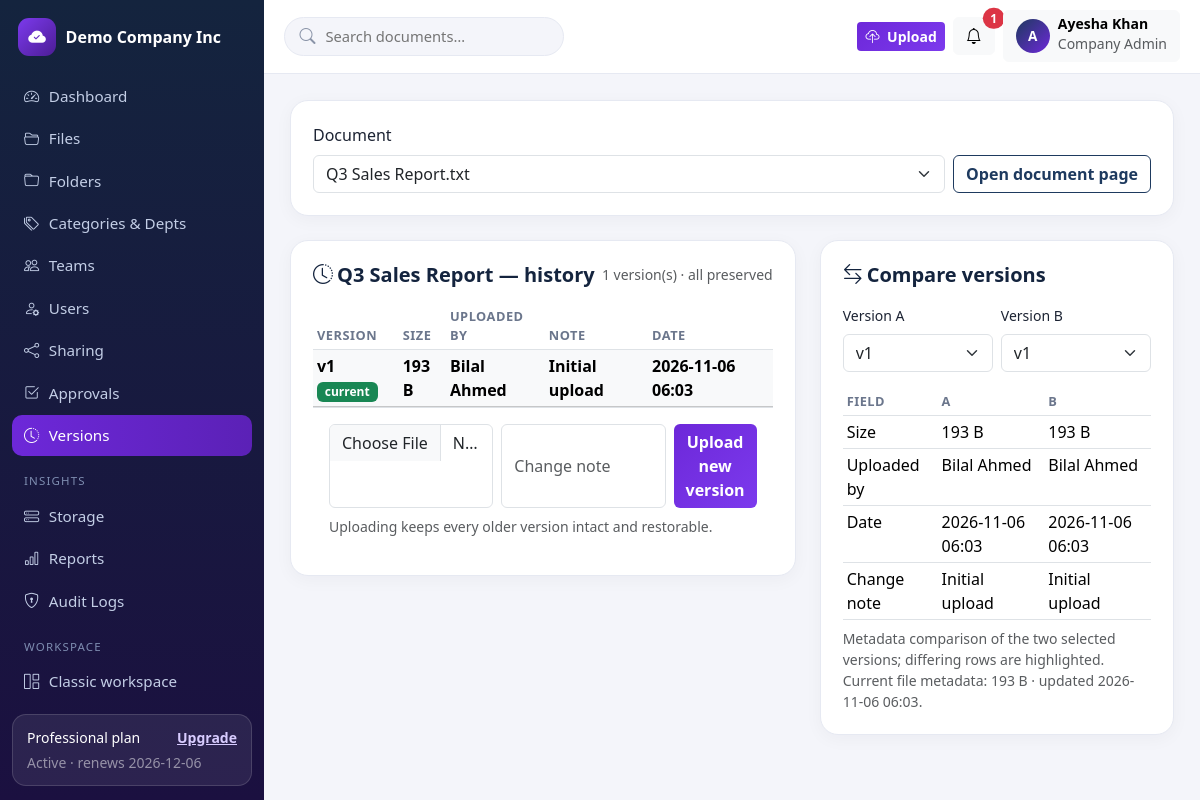
The app's page /admin/versions (signed in) with its own data.
### tables this page shows
CREATE TABLE tenants (
    id INT UNSIGNED AUTO_INCREMENT PRIMARY KEY,
    name VARCHAR(160) NOT NULL,
    slug VARCHAR(180) NOT NULL UNIQUE,
    email VARCHAR(190) NOT NULL,
    logo VARCHAR(255) NULL,
    brand_color VARCHAR(9) NOT NULL DEFAULT '#1e3a5f',
    status ENUM('active','suspended') NOT NULL DEFAULT 'active',
    created_at TIMESTAMP NOT NULL DEFAULT CURRENT_TIMESTAMP,
    updated_at TIMESTAMP NOT NULL DEFAULT CURRENT_TIMESTAMP ON UPDATE CURRENT_TIMESTAMP,
    INDEX idx_tenants_status (status)
);

CREATE TABLE subscriptions (
    id INT UNSIGNED AUTO_INCREMENT PRIMARY KEY,
    tenant_id INT UNSIGNED NOT NULL,
    plan_id INT UNSIGNED NOT NULL,
    billing_cycle ENUM('monthly','yearly') NOT NULL DEFAULT 'monthly',
    status ENUM('trialing','active','past_due','cancelled','expired') NOT NULL DEFAULT 'trialing',
    trial_ends_at TIMESTAMP NULL,
    current_period_start TIMESTAMP NULL,
    current_period_end TIMESTAMP NULL,
    cancelled_at TIMESTAMP NULL,
    created_at TIMESTAMP NOT NULL DEFAULT CURRENT_TIMESTAMP,
    updated_at TIMESTAMP NOT NULL DEFAULT CURRENT_TIMESTAMP ON UPDATE CURRENT_TIMESTAMP,
    INDEX idx_sub_tenant (tenant_id),
    INDEX idx_sub_status (status),
    CONSTRAINT fk_sub_tenant FOREIGN KEY (tenant_id) REFERENCES tenants(id) ON DELETE CASCADE,
    CONSTRAINT fk_sub_plan FOREIGN KEY (plan_id) REFERENCES subscription_plans(id)
);

CREATE TABLE subscription_plans (
    id INT UNSIGNED AUTO_INCREMENT PRIMARY KEY,
    name VARCHAR(60) NOT NULL,
    slug VARCHAR(60) NOT NULL UNIQUE,
    price_monthly DECIMAL(10,2) NOT NULL DEFAULT 0,
    price_yearly DECIMAL(10,2) NOT NULL DEFAULT 0,
    storage_mb INT NOT NULL DEFAULT 100,        
    max_users INT NOT NULL DEFAULT 3,           
    max_file_mb INT NOT NULL DEFAULT 10,        
    max_teams INT NOT NULL DEFAULT 1,           
    version_history INT NOT NULL DEFAULT 3,
    features VARCHAR(500) NULL,
    is_active TINYINT(1) NOT NULL DEFAULT 1,
    created_at TIMESTAMP NOT NULL DEFAULT CURRENT_TIMESTAMP,
    updated_at TIMESTAMP NOT NULL DEFAULT CURRENT_TIMESTAMP ON UPDATE CURRENT_TIMESTAMP
);

CREATE TABLE users (
    id INT UNSIGNED AUTO_INCREMENT PRIMARY KEY,
    tenant_id INT UNSIGNED NULL,
    name VARCHAR(120) NOT NULL,
    email VARCHAR(190) NOT NULL UNIQUE,
    password_hash VARCHAR(255) NOT NULL,
    role VARCHAR(40) NOT NULL DEFAULT 'member',
    status ENUM('pending','active','disabled') NOT NULL DEFAULT 'pending',
    email_verified_at TIMESTAMP NULL,
    email_verification_token VARCHAR(64) NULL,
    last_login_at TIMESTAMP NULL,
    created_at TIMESTAMP NOT NULL DEFAULT CURRENT_TIMESTAMP,
    updated_at TIMESTAMP NOT NULL DEFAULT CURRENT_TIMESTAMP ON UPDATE CURRENT_TIMESTAMP,
    INDEX idx_users_tenant (tenant_id),
    INDEX idx_users_role (role),
    CONSTRAINT fk_users_tenant FOREIGN KEY (tenant_id) REFERENCES tenants(id) ON DELETE CASCADE
);

CREATE TABLE documents (
    id INT UNSIGNED AUTO_INCREMENT PRIMARY KEY,
    tenant_id INT UNSIGNED NOT NULL,
    folder_id INT UNSIGNED NULL,
    category_id INT UNSIGNED NULL,
    department_id INT UNSIGNED NULL,
    owner_id INT UNSIGNED NOT NULL,
    name VARCHAR(200) NOT NULL,
    description TEXT NULL,
    stored_name VARCHAR(80) NOT NULL,           
    original_name VARCHAR(255) NOT NULL,
    extension VARCHAR(12) NOT NULL,
    mime_type VARCHAR(120) NOT NULL,
    size_bytes BIGINT UNSIGNED NOT NULL DEFAULT 0,
    status ENUM('active','archived') NOT NULL DEFAULT 'active',
    expires_at DATE NULL,                        
    download_count INT UNSIGNED NOT NULL DEFAULT 0,
    deleted_at TIMESTAMP NULL,                   
    created_at TIMESTAMP NOT NULL DEFAULT CURRENT_TIMESTAMP,
    updated_at TIMESTAMP NOT NULL DEFAULT CURRENT_TIMESTAMP ON UPDATE CURRENT_TIMESTAMP,
    INDEX idx_docs_tenant_folder (tenant_id, folder_id),
    INDEX idx_docs_tenant_cat (tenant_id, category_id),
    INDEX idx_docs_name (name),
    FULLTEXT INDEX ft_docs (name, description),
    CONSTRAINT fk_docs_tenant FOREIGN KEY (tenant_id) REFERENCES tenants(id) ON DELETE CASCADE,
    CONSTRAINT fk_docs_folder FOREIGN KEY (folder_id) REFERENCES folders(id) ON DELETE SET NULL,
    CONSTRAINT fk_docs_category FOREIGN KEY (category_id) REFERENCES categories(id) ON DELETE SET NULL,
    CONSTRAINT fk_docs_department FOREIGN KEY (department_id) REFERENCES departments(id) ON DELETE SET NULL,
    CONSTRAINT fk_docs_owner FOREIGN KEY (owner_id) REFERENCES users(id) ON DELETE CASCADE
);

CREATE TABLE document_versions (
    id INT UNSIGNED AUTO_INCREMENT PRIMARY KEY,
    tenant_id INT UNSIGNED NOT NULL,
    document_id INT UNSIGNED NOT NULL,
    version_number INT NOT NULL,
    stored_name VARCHAR(80) NOT NULL,
    size_bytes BIGINT UNSIGNED NOT NULL DEFAULT 0,
    uploaded_by INT UNSIGNED NOT NULL,
    note VARCHAR(255) NULL,
    created_at TIMESTAMP NOT NULL DEFAULT CURRENT_TIMESTAMP,
    UNIQUE KEY uq_doc_version (document_id, version_number),
    CONSTRAINT fk_ver_tenant FOREIGN KEY (tenant_id) REFERENCES tenants(id) ON DELETE CASCADE,
    CONSTRAINT fk_ver_doc FOREIGN KEY (document_id) REFERENCES documents(id) ON DELETE CASCADE,
    CONSTRAINT fk_ver_user FOREIGN KEY (uploaded_by) REFERENCES users(id) ON DELETE CASCADE
);

### resources/views/admin/versions.php (the view, shortened to what the rows shown need)
<?php $pageTitle = 'Version Control'; partial('tree-open', compact('user', 'tenant', 'sub', 'unread', 'notifs', 'pageTitle', 'tree')); ?>
<div class="panel mb-4">
  <form class="d-flex gap-2 align-items-end" method="get">
    <div class="flex-grow-1"><label class="form-label">Document</label>
      <select class="form-select" name="doc" onchange="this.form.submit()">
        <?php foreach ($docs as $d): ?><option value="<?= (int) $d['id'] ?>" <?= $doc && (int) $doc['id'] === (int) $d['id'] ? 'selected' : '' ?>><?= e($d['name']) ?>.<?= e($d['extension']) ?></option><?php endforeach; ?>
      </select></div>
    <a class="btn btn-outline-navy" href="<?= $doc ? url('app/documents/' . (int) $doc['id']) : url('admin/files') ?>">Open document page</a>
  </form>
</div>
<?php if ($doc): ?>
<div class="row g-4">
  <div class="col-lg-7">
    <div class="panel mb-4">
      <div class="panel-head"><h5><i class="bi bi-clock-history me-1"></i><?= e($doc['name']) ?> — history</h5>
        <span class="text-muted small"><?= count($versions) ?> version(s) · all preserved</span></div>
      <table class="table table-sm align-middle mb-0">
        <thead><tr><th>Version</th><th>Size</th><th>Uploaded by</th><th>Note</th><th>Date</th><th></th></tr></thead><tbody>
        <?php foreach ($versions as $v): $isCurrent = $v['stored_name'] === $doc['stored_name']; ?>
        <tr class="<?= $isCurrent ? 'table-light fw-semibold' : '' ?>">
          <td>v<?= (int) $v['version_number'] ?> <?= $isCurrent ? '<span class="badge text-bg-success">current</span>' : '' ?></td>
          <td><?= human_bytes((int) $v['size_bytes']) ?></td><td><?= e($v['uploader']) ?></td><td><?= e($v['note'] ?? '') ?></td>
          <td><?= e(substr((string) $v['created_at'], 0, 16)) ?></td>
          <td><?php if (!$isCurrent): ?>
              <button class="btn btn-sm btn-outline-secondary">Restore</button></form><?php endif; ?></td>
        </tr>
        <?php endforeach; ?>
        </tbody></table>
      <div class="p-3 border-top">
        <form method="post" enctype="multipart/form-data" action="<?= url('app/documents/' . (int) $doc['id'] . '/version') ?>" class="d-flex gap-2">
          <?= csrf_field() ?><input type="file" class="form-control" name="file" required>
          <input class="form-control" name="note" placeholder="Change note" style="max-width:220px">
          <button class="btn btn-purple">Upload new version</button></form>
        <p class="small text-muted mt-2 mb-0">Uploading keeps every older version intact and restorable.</p>
      </div>
    </div>
  </div>
  <div class="col-lg-5">
    <div class="panel" data-df-vcompare>
      <div class="panel-head"><h5><i class="bi bi-arrow-left-right me-1"></i>Compare versions</h5></div>
      <div class="row g-2 mb-3">
        <div class="col-6"><label class="form-label small">Version A</label>
          <select class="form-select" data-df-vcompare-a>
            <?php foreach ($versions as $v): ?><option value="<?= (int) $v['id'] ?>" data-size="<?= human_bytes((int) $v['size_bytes']) ?>" data-by="<?= e($v['uploader']) ?>" data-date="<?= e(substr((string) $v['created_at'], 0, 16)) ?>" data-note="<?= e($v['note'] ?? '') ?>">v<?= (int) $v['version_number'] ?></option><?php endforeach; ?>
          </select></div>
        <div class="col-6"><label class="form-label small">Version B</label>
          <select class="form-select" data-df-vcompare-b>
            <?php foreach ($versions as $v): ?><option value="<?= (int) $v['id'] ?>" data-size="<?= human_bytes((int) $v['size_bytes']) ?>" data-by="<?= e($v['uploader']) ?>" data-date="<?= e(substr((string) $v['created_at'], 0, 16)) ?>" data-note="<?= e($v['note'] ?? '') ?>" <?= (int) $v['version_number'] === 1 ? 'selected' : '' ?>>v<?= (int) $v['version_number'] ?></option><?php endforeach; ?>
          </select></div>
      </div>
      <table class="table table-sm mb-0">
        <thead><tr><th>Field</th><th>A</th><th>B</th></tr></thead><tbody>
        <tr data-df-vrow="size"><td>Size</td><td data-df-vc="a-size">—</td><td data-df-vc="b-size">—</td></tr>
        <tr data-df-vrow="by"><td>Uploaded by</td><td data-df-vc="a-by">—</td><td data-df-vc="b-by">—</td></tr>
        <tr data-df-vrow="date"><td>Date</td><td data-df-vc="a-date">—</td><td data-df-vc="b-date">—</td></tr>
        <tr data-df-vrow="note"><td>Change note</td><td data-df-vc="a-note">—</td><td data-df-vc="b-note">—</td></tr>
        </tbody></table>
      <p class="small text-muted mt-2 mb-0">Metadata comparison of the two selected versions; differing rows are highlighted. Current file metadata: <?= human_bytes((int) $doc['size_bytes']) ?> · updated <?= e(substr((string) $doc['updated_at'], 0, 16)) ?>.</p>
    </div>
  </div>
</div>
<?php else: ?>
<div class="panel"><p class="text-muted mb-0">No documents yet.</p></div>
<?php endif; ?>

### routes/web.php (shortened to what the rows shown need)
<?php
function dispatch(string $method, string $uri): void
{
    $path = trim(parse_url($uri, PHP_URL_PATH) ?? '/', '/');
    foreach ($GLOBALS['routes'] as [$m, $pattern, $handler]) {
        if ($m !== $method) continue;
        $regex = '#^' . preg_replace('#\{[a-zA-Z_]+\}#', '([^/]+)', $pattern) . '$#';
        if (preg_match($regex, $path, $matches)) {
            array_shift($matches);
            $args = array_map(fn($v) => ctype_digit((string) $v) ? (int) $v : $v, $matches);
            [$class, $action] = $handler;
            (new $class())->$action(...$args);
            return;
        }
    }
}

### resources/views/partials/tree-open.php (shortened to what the rows shown need)
<?php
$tree = $tree ?? 'employee';
$navs = [
  'admin' => [
    ['admin/dashboard', 'bi-speedometer2', 'Dashboard'],
    ['admin/files', 'bi-folder2-open', 'Files'],
    ['admin/folders', 'bi-folder', 'Folders'],
    ['admin/categories', 'bi-tags', 'Categories & Depts'],
    ['admin/teams', 'bi-people', 'Teams'],
    ['admin/users', 'bi-person-gear', 'Users'],
    ['admin/sharing', 'bi-share', 'Sharing'],
    ['admin/approvals', 'bi-check2-square', 'Approvals'],
    ['admin/versions', 'bi-clock-history', 'Versions'],
    ['_h', '', 'Insights'],
    ['admin/storage', 'bi-hdd-stack', 'Storage'],
    ['admin/reports', 'bi-bar-chart', 'Reports'],
    ['admin/audit-logs', 'bi-shield-lock', 'Audit Logs'],
    ['_h', '', 'Workspace'],
    ['app', 'bi-grid-1x2', 'Classic workspace'],
    ['app/subscription', 'bi-credit-card', 'Subscription'],
    ['admin/settings', 'bi-gear', 'Settings'],
  ],
  'manager' => [
    ['manager/dashboard', 'bi-speedometer2', 'Dashboard'],
    ['manager/files', 'bi-folder2-open', 'Team Files'],
    ['manager/approvals', 'bi-check2-square', 'Approvals'],
    ['manager/notifications', 'bi-bell', 'Notifications'],
    ['_h', '', 'Workspace'],
    ['app/upload', 'bi-cloud-upload', 'Upload'],
    ['app/profile', 'bi-person-circle', 'Profile'],
  ],
  'employee' => [
    ['employee/dashboard', 'bi-speedometer2', 'Dashboard'],
    ['employee/files', 'bi-folder2-open', 'My Files'],
    ['employee/approvals', 'bi-check2-square', 'Approvals'],
    ['employee/notifications', 'bi-bell', 'Notifications'],
    ['_h', '', 'Workspace'],
    ['app/upload', 'bi-cloud-upload', 'Upload'],
    ['app/profile', 'bi-person-circle', 'Profile'],
  ],
];
$searchAction = ['admin' => 'admin/files', 'manager' => 'manager/files', 'employee' => 'employee/files'][$tree];
?>
<!DOCTYPE html>
<html lang="en">
<head>
<link href="https://cdn.jsdelivr.net/npm/bootstrap@5.3.3/dist/css/bootstrap.min.css" rel="stylesheet">
<link href="https://cdn.jsdelivr.net/npm/bootstrap-icons@1.11.3/font/bootstrap-icons.min.css" rel="stylesheet">
<link href="<?= url('assets/css/app.css') ?>" rel="stylesheet">
</head>
<body>
<div class="app-shell">
  <aside class="app-sidebar" id="appSidebar">
    <a class="sidebar-brand" href="<?= url($tree . '/dashboard') ?>">
      <?php if (!empty($tenant['logo'])): ?><img src="<?= url($tenant['logo']) ?>" alt="" class="sidebar-logo">
      <?php else: ?><span class="brand-mark"><i class="bi bi-cloud-check-fill"></i></span><?php endif; ?>
      <span class="sidebar-brand-text"><?= e($tenant['name'] ?? 'DocuFlow') ?></span>
    </a>
    <nav class="sidebar-nav">
      <?php foreach ($navs[$tree] as $item): ?>
        <?php if ($item[0] === '_h'): ?><div class="sidebar-heading"><?= e($item[2]) ?></div>
        <?php else: ?><a href="<?= url($item[0]) ?>"><i class="bi <?= e($item[1]) ?>"></i> <?= e($item[2]) ?></a><?php endif; ?>
      <?php endforeach; ?>
    </nav>
    <?php if (!empty($sub)): ?>
    <div class="sidebar-plan">
      <div class="d-flex justify-content-between small"><span><?= e($sub['plan_name']) ?> plan</span><a href="<?= url('app/subscription') ?>">Upgrade</a></div>
      <div class="text-white-50 small mt-1"><?= e(ucfirst(SubscriptionService::effectiveStatus($sub))) ?> · renews <?= e(substr((string) $sub['current_period_end'], 0, 10)) ?></div>
    </div>
    <?php endif; ?>
  </aside>
  <div class="app-main">
    <header class="app-topbar">
      <form class="topbar-search d-none d-md-flex" method="get" action="<?= url($searchAction) ?>">
        <i class="bi bi-search"></i>
        <input type="search" name="q" placeholder="Search documents…" value="<?= e($_GET['q'] ?? '') ?>">
      </form>
      <div class="ms-auto d-flex align-items-center gap-2">
        <a class="btn btn-purple btn-sm" href="<?= url('app/upload') ?>"><i class="bi bi-cloud-upload me-1"></i> Upload</a>
        <div class="dropdown">
          <button class="btn btn-light position-relative" data-bs-toggle="dropdown" aria-label="Notifications">
            <i class="bi bi-bell"></i>
            <?php if (!empty($unread)): ?><span class="position-absolute top-0 start-100 translate-middle badge rounded-pill bg-danger"><?= (int) $unread ?></span><?php endif; ?>
          </button>
        </div>
        <div class="dropdown">
          <button class="btn btn-light d-flex align-items-center gap-2" data-bs-toggle="dropdown">
            <span class="avatar"><?= e(strtoupper(substr($user['name'], 0, 1))) ?></span>
            <span class="d-none d-md-block text-start"><span class="d-block fw-semibold small lh-1"><?= e($user['name']) ?></span>
            <span class="text-muted small lh-1"><?= e(ucwords(str_replace('_', ' ', $user['role']))) ?></span></span>
          </button>
        </div>
      </div>
    </header>
    <main class="app-content">

### records on screen
tenants: name "Demo Company Inc"
subscriptions: plan.name "Professional", status "Active", current_period_end "2026-12-06"
users: name "A", name "Ayesha Khan", role "Company Admin"
documents: name "Q3 Sales Report", size_bytes "193 B", updated_at "2026-11-06 06:03"
document_versions: version_number "1", stored_name "current", size_bytes "193 B", uploaded_by.name "Bilal Ahmed", note "Initial upload", created_at "2026-11-06 06:03"

### other values on screen
$item[2] "Dashboard"
$item[2] "Files"
$item[2] "Folders"
$item[2] "Categories & Depts"
$item[2] "Teams"
$item[2] "Users"
$item[2] "Sharing"
$item[2] "Approvals"
$item[2] "Versions"
$item[2] "INSIGHTS"
$item[2] "Storage"
$item[2] "Reports"
$item[2] "Audit Logs"
$item[2] "WORKSPACE"
$item[2] "Classic workspace"
